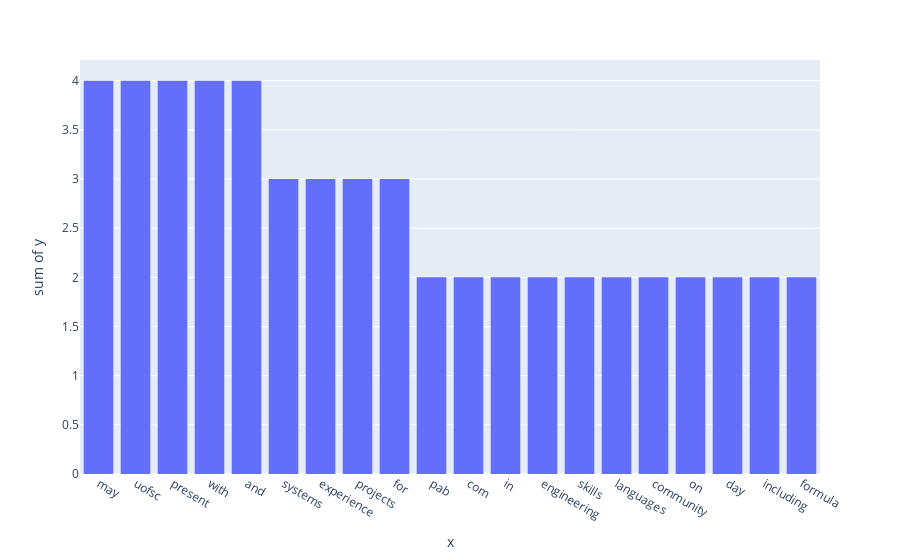

Here is the notebook cell this chart was saved with:
### Markdown cell above
Recount with stop words

### Code cell
stop_words = "NLTK's list of english stopwords"
output_filtered = [filter for filter in output_processed if filter not in stop_words]

counter = Counter(output_filtered)
top = counter.most_common(20)

words, count = zip(*top)

fig = px.histogram(y = count, x = words)
fig.show()

### Figure 1 — Plotly figure (JSON) as saved in the notebook; plotly's stock layout.template omitted (floating-point values rounded to 4 significant figures)
{"data": [{"bingroup": "x", "histfunc": "sum", "hovertemplate": "x=%{x}<br>sum of y=%{y}<extra></extra>", "legendgroup": "", "marker": {"color": "#636efa", "pattern": {"shape": ""}}, "name": "", "orientation": "v", "showlegend": false, "type": "histogram", "x": ["may", "uofsc", "present", "with", "and", "systems", "experience", "projects", "for", "pab", "com", "in", "engineering", "skills", "languages", "community", "on", "day", "including", "formula"], "xaxis": "x", "y": [4, 4, 4, 4, 4, 3, 3, 3, 3, 2, 2, 2, 2, 2, 2, 2, 2, 2, 2, 2], "yaxis": "y"}], "layout": {"barmode": "relative", "legend": {"tracegroupgap": 0}, "margin": {"t": 60}, "xaxis": {"anchor": "y", "domain": [0, 1], "title": {"text": "x"}}, "yaxis": {"anchor": "x", "domain": [0, 1], "title": {"text": "sum of y"}}}}
